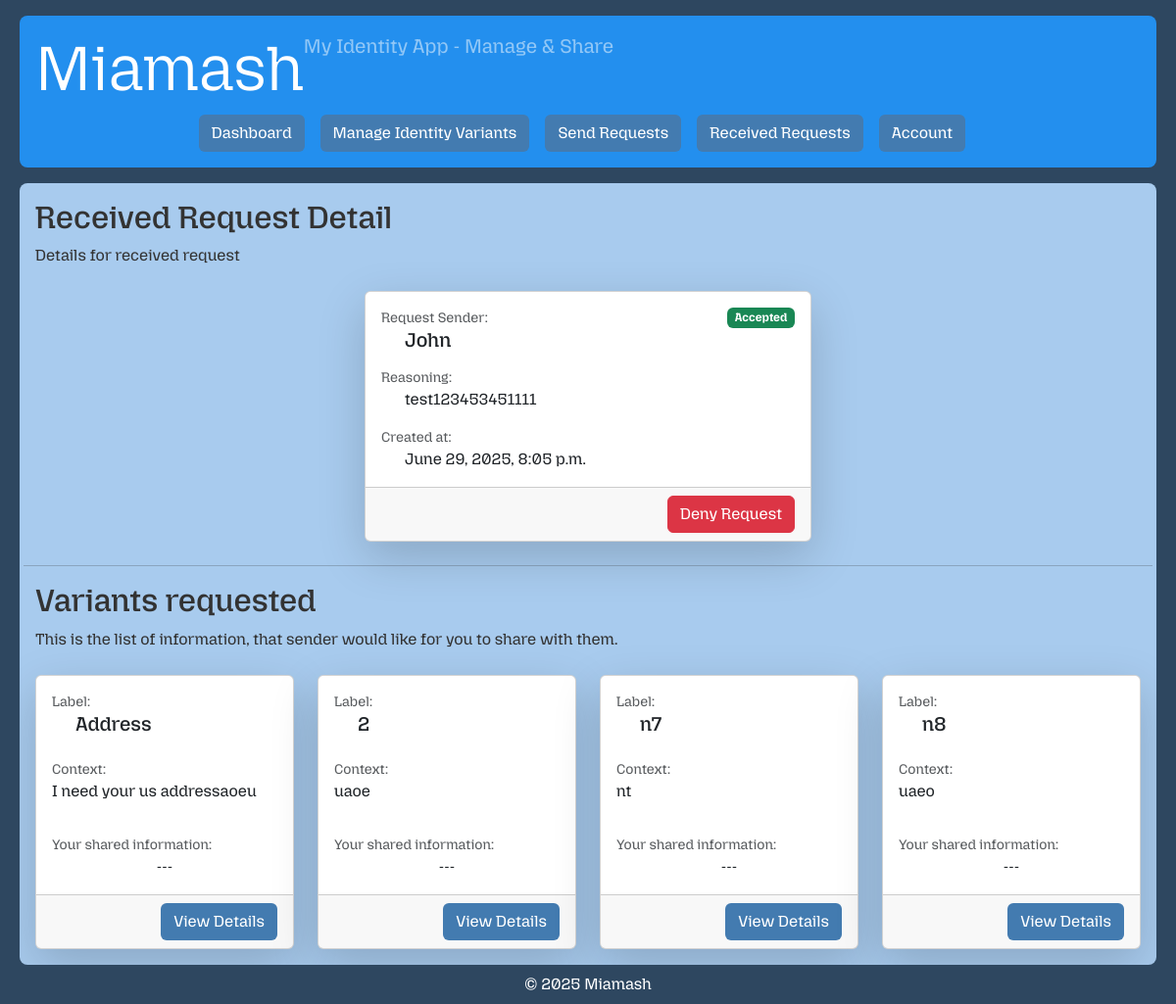
Page /request/receive/1/ (signed in) on the earlier database version.
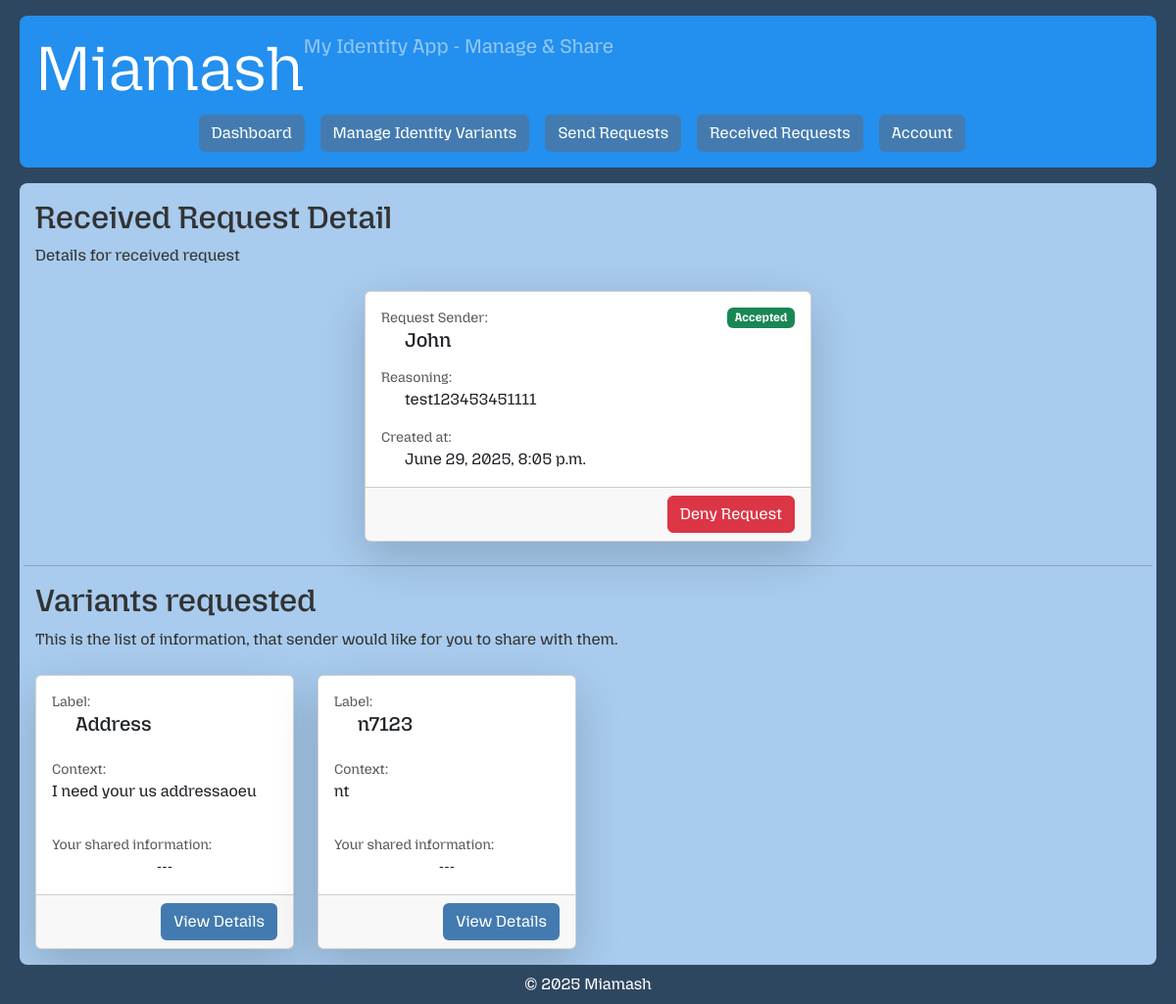
Same page on the later database version.
### core/models.py (models this page shows, shortened)
class RequestIdentityVariant(models.Model):
    request = models.ForeignKey(Request, on_delete=models.CASCADE, related_name='request_identity_variants')
    label = models.CharField(max_length=50)
    context = models.TextField(blank=True)
    profile_link = models.ForeignKey(ProfileIdentityVariant,null=True, blank=True, on_delete=models.SET_NULL)

### web/views.py (the view)
# urls.py: path('request/receive/<int:pk>/', RequestReceiveDetailView.as_view(), name='request-receive-detail'),
class RequestReceiveDetailView(RequestReceiverPermissionMixin, DetailView):
    template_name = 'private/request_receive_detail.html'
    context_object_name = 'receive_request'
    def get_context_data(self, **kwargs):
        context = super().get_context_data(**kwargs)
        requestObject = self.get_object() # Request as model, not django request object
        context['request_identity_variants'] = requestObject.request_identity_variants.all() # type: ignore
        return context

### web/permissions.py (called while the page is built)
    def get_queryset(self):
        return self.model.objects.filter(receiver=self.request.user) # type: ignore

### web/templates/private/request_receive_detail.html (shortened to what this page needs)
{% extends "private/base.html" %}
{% block content %}
<div class="row align-items-center mb-2">
    <div class="col">
        <h2>Received Request Detail</h2>
        <p>Details for received request</p>
    </div>
</div>
<div class="row justify-content-center">
    <div class="col-md-8 col-lg-6 col-xl-5">
        <div class="card shadow-lg m">
            <div class="card-body">
                <div class="d-flex justify-content-between">
                    <div>
                        <p class="text-muted mb-0 small">Request Sender:</p>
                    </div>
                    {% if receive_request.status == "accepted" %}
                    <span class="badge bg-success">Accepted</span>
                    {% endif %}
                </div>
                <h5 class="card-text ps-4">{{ receive_request.sender }}</h5>
                <p class="text-muted mb-0 mt-3 small">Reasoning:</p>
                <p class="card-text ps-4">{{ receive_request.request_reasoning }}</p>
                <p class="text-muted mb-0 small">Created at:</p>
                <p class="card-text ps-4">{{ receive_request.created_at }}</p>
            </div>
            <div class="card-footer d-flex gap-4 justify-content-end">
                {% if receive_request.status == "pending" or receive_request.status == "accepted" %}
                <span>
                    <form method="POST" action="{% url 'request-receive-deny' receive_request.id %}">
                        <button class="btn btn-danger" type="submit" onclick="return confirm('Are you sure you want to deny this request?');">
                            Deny Request
                        </button>
                    </form>
                </span>
                {% endif %}
            </div>
        </div>
    </div>
</div>
<div class="row align-items-center mb-2 mt-4">
    <hr>
    <div class="col">
        <h2>Variants requested</h2>
        <p>This is the list of information, that sender would like for you to share with them.</p>
    </div>
</div>
{% if request_identity_variants %}
        <div class="row row-cols-1 row-cols-sm-1 row-cols-md-2 row-cols-lg-3 row-cols-xl-4 row-cols-xxl-5  g-4">
            {% for variant in request_identity_variants %}
                <div class="col">
                    <div class="card h-100 mb-3 shadow-lg">
                        <div class="card-body d-flex flex-column">
                            <p class="text-muted mb-0 small">Label:</p>
                            <h5 class="card-text ps-4 ">{{ variant.label }}</h5>
                            <p class="text-muted mb-0 mt-3 small">Context:</p>
                            <p class="card-text">{{ variant.context }}</p>
                            <div class="flex-grow-1"></div>
                            <p class="text-muted mb-0 small">Your shared information:</p>
                            {% if variant.profile_link %}
                            <h5 class="card-text text-center"> {{variant.profile_link.variant}}</h5>
                            {% else %}
                            <p class="card-text text-center">---</p>
                            {% endif %}
                        </div>
                        {% if receive_request.status == "accepted" %}
                        <div class="card-footer text-end">
                            <a class="btn btn-blue" href="{% url 'request-receive-request-identity-variant-detail' variant.request.id variant.id %}">View Details</a>
                        </div>
                        {% endif %}
                    </div>
                </div>
            {% endfor %}
        </div>
    {% else %}
        <div class="text-center mt-4">
            <p>Person sending the request hasn't added fields for information they need. They still might add them later.</p>
        </div>
    {% endif %}
{% endblock %}

Differences in the rows shown:
removed RequestIdentityVariant: label "2", context "uaoe"
removed RequestIdentityVariant: label "n8", context "uaeo"
changed RequestIdentityVariant "nt": label "n7" → "n7123"
